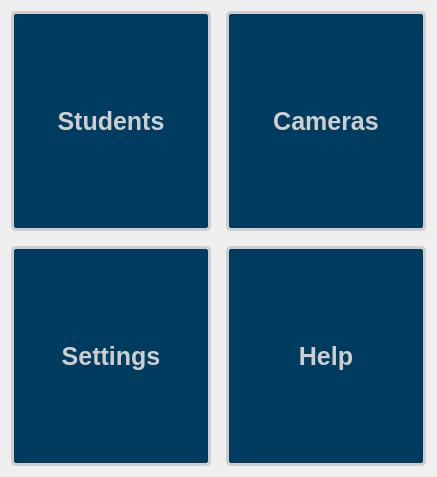
            <widget class="QWidget" name="page_home">
             <property name="layoutDirection">
              <enum>Qt::LeftToRight</enum>
             </property>
             <property name="styleSheet">
              <string notr="true"/>
             </property>
             <layout class="QGridLayout" name="gridLayout">
              <property name="spacing">
               <number>15</number>
              </property>
              <item row="0" column="0">
               <widget class="QPushButton" name="btn_home_students">
                <property name="sizePolicy">
                 <sizepolicy hsizetype="Minimum" vsizetype="Expanding">
                  <horstretch>0</horstretch>
                  <verstretch>0</verstretch>
                 </sizepolicy>
                </property>
                <property name="minimumSize">
                 <size>
                  <width>200</width>
                  <height>220</height>
                 </size>
                </property>
                <property name="font">
                 <font>
                  <family>Segoe UI</family>
                  <pointsize>-1</pointsize>
                  <weight>75</weight>
                  <bold>true</bold>
                 </font>
                </property>
                <property name="cursor">
                 <cursorShape>PointingHandCursor</cursorShape>
                </property>
                <property name="styleSheet">
                 <string notr="true">QPushButton {
	
	background-image: url(:/background/images/background/Students.png);
	background-repeat: no-repeat;
	background-position: center;
	background-color: #003c5f;
	color: #cecece;
	font-size: 25px;
	border-radius: 5px;
	border: 3px solid #cecece;
}

QPushButton:hover {
	background-color: #002A44;
	border: 2px solid #F38533;
}</string>
                </property>
                <property name="text">
                 <string>Students</string>
                </property>
               </widget>
              </item>
              <item row="0" column="1">
               <widget class="QPushButton" name="btn_home_camera">
                <property name="sizePolicy">
                 <sizepolicy hsizetype="Minimum" vsizetype="Expanding">
                  <horstretch>0</horstretch>
                  <verstretch>0</verstretch>
                 </sizepolicy>
                </property>
                <property name="minimumSize">
                 <size>
                  <width>200</width>
                  <height>220</height>
                 </size>
                </property>
                <property name="font">
                 <font>
                  <family>Segoe UI</family>
                  <pointsize>-1</pointsize>
                  <weight>75</weight>
                  <bold>true</bold>
                 </font>
                </property>
                <property name="cursor">
                 <cursorShape>PointingHandCursor</cursorShape>
                </property>
                <property name="styleSheet">
                 <string notr="true">QPushButton {
	
	background-image: url(:/background/images/background/Camera.png);
	background-repeat: no-repeat;
	background-position: center;
	background-color: #003c5f;
	color: #cecece;
	font-size: 25px;
	border-radius: 5px;
	border: 3px solid #cecece;
	
}

QPushButton:hover {
	background-color: #002A44;
	border: 2px solid #F38533;
}</string>
                </property>
                <property name="text">
                 <string>Cameras</string>
                </property>
               </widget>
              </item>
              <item row="1" column="0">
               <widget class="QPushButton" name="btn_home_settings">
                <property name="sizePolicy">
                 <sizepolicy hsizetype="Minimum" vsizetype="Expanding">
                  <horstretch>0</horstretch>
                  <verstretch>0</verstretch>
                 </sizepolicy>
                </property>
                <property name="minimumSize">
                 <size>
                  <width>200</width>
                  <height>220</height>
                 </size>
                </property>
                <property name="font">
                 <font>
                  <family>Segoe UI</family>
                  <pointsize>-1</pointsize>
                  <weight>75</weight>
                  <bold>true</bold>
                 </font>
                </property>
                <property name="cursor">
                 <cursorShape>PointingHandCursor</cursorShape>
                </property>
                <property name="styleSheet">
                 <string notr="true">QPushButton {
	
	background-image: url(:/background/images/background/settings.png);
	background-repeat: no-repeat;
	background-position: center;
	background-color: #003c5f;
	color: #cecece;
	font-size: 25px;
	border-radius: 5px;
	border: 3px solid #cecece;
	
}

QPushButton:hover {
	background-color: #002A44;
	border: 2px solid #F38533;
}</string>
                </property>
                <property name="text">
                 <string>Settings</string>
                </property>
               </widget>
              </item>
              <item row="1" column="1">
               <widget class="QPushButton" name="btn_home_help">
                <property name="sizePolicy">
                 <sizepolicy hsizetype="Minimum" vsizetype="Expanding">
                  <horstretch>0</horstretch>
                  <verstretch>0</verstretch>
                 </sizepolicy>
                </property>
                <property name="minimumSize">
                 <size>
                  <width>200</width>
                  <height>220</height>
                 </size>
                </property>
                <property name="font">
                 <font>
                  <family>Segoe UI</family>
                  <pointsize>-1</pointsize>
                  <weight>75</weight>
                  <bold>true</bold>
                 </font>
                </property>
                <property name="cursor">
                 <cursorShape>PointingHandCursor</cursorShape>
                </property>
                <property name="styleSheet">
                 <string notr="true">QPushButton {
	
	background-image: url(:/background/images/background/help.png);
	background-repeat: no-repeat;
	background-position: center;
	background-color: #003c5f;
	color: #cecece;
	font-size: 25px;
	border-radius: 5px;
	border: 3px solid #cecece;
	
}

QPushButton:hover {
	background-color: #002A44;
	border: 2px solid #F38533;
}</string>
                </property>
                <property name="text">
                 <string>Help</string>
                </property>
               </widget>
              </item>
             </layout>
            </widget>
